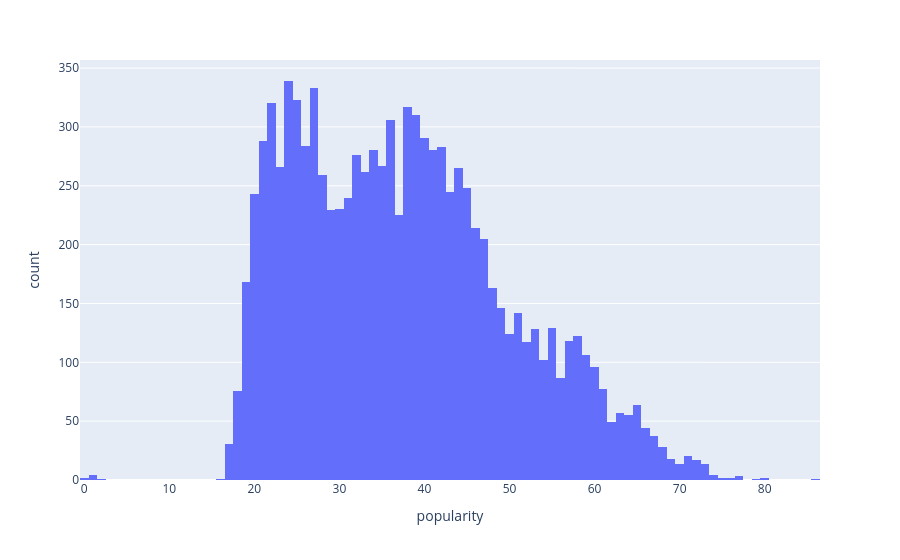

The notebook cell this image was saved under:
### Code cell
import plotly.express as px
px.histogram(spotify_numeric, x='popularity')

### Figure 1 — Plotly figure (JSON) as saved in the notebook; plotly's stock layout.template omitted (floating-point values rounded to 4 significant figures; data arrays with more than 128 entries replaced by an {"elided": "..."} marker saying what was removed)
{"data": [{"bingroup": "x", "hovertemplate": "popularity=%{x}<br>count=%{y}<extra></extra>", "legendgroup": "", "marker": {"color": "#636efa", "pattern": {"shape": ""}}, "name": "", "orientation": "v", "showlegend": false, "type": "histogram", "x": {"elided": "10000 int values"}, "xaxis": "x", "yaxis": "y"}], "layout": {"barmode": "relative", "legend": {"tracegroupgap": 0}, "margin": {"t": 60}, "xaxis": {"anchor": "y", "domain": [0, 1], "title": {"text": "popularity"}}, "yaxis": {"anchor": "x", "domain": [0, 1], "title": {"text": "count"}}}}
